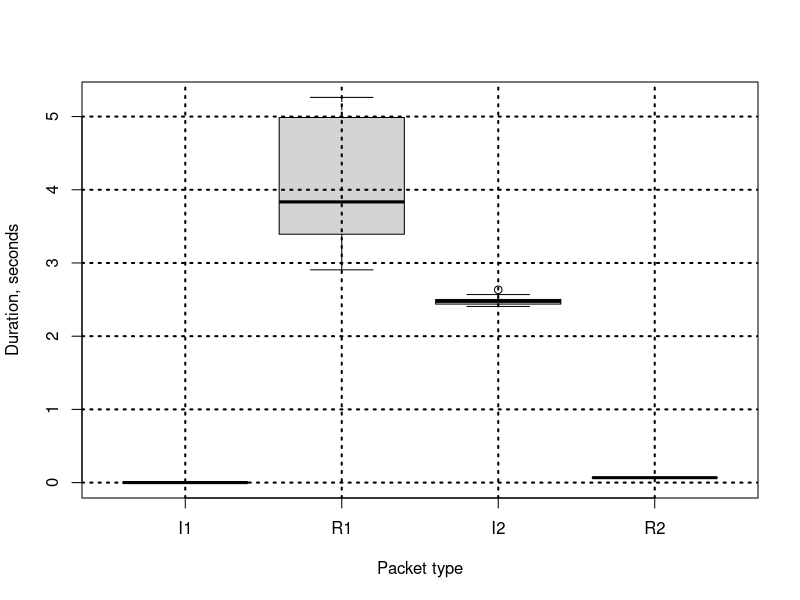

R code for this plot:
d<-read.table("duration_packets.dat", sep="\t")
pdf("packet_processing.pdf", height=4)
print(d);
names(d)<-c("I1", "R1", "I2", "R2");
boxplot(d, use.cols = TRUE, main="", xlab="Packet type", ylab="Duration, seconds");
grid(col="black", lwd=2)
dev.off();
